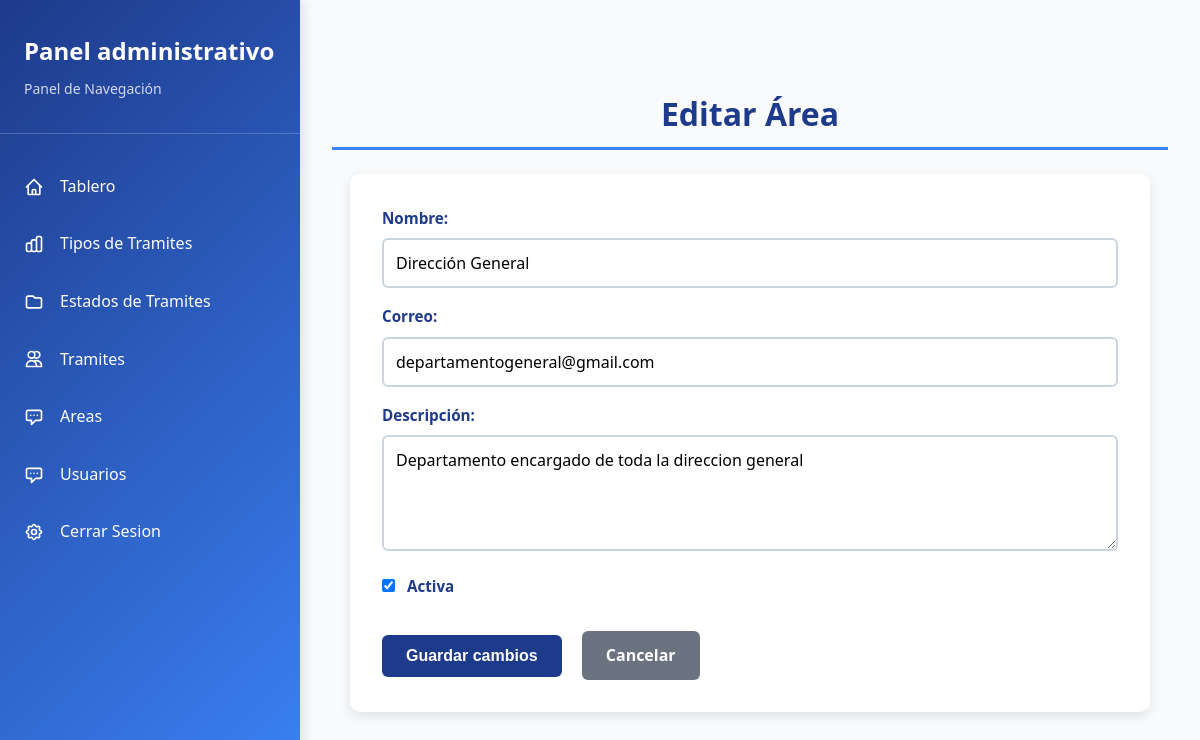
Page /views/admin/area/editar_area.php?id_area=4 on the committed database.
### tables this page shows
CREATE TABLE tbl_area (
    id_area INT AUTO_INCREMENT PRIMARY KEY,
    nombre VARCHAR(100) NOT NULL UNIQUE,
    correo VARCHAR(50),
    descripcion VARCHAR (200),
    fecha_creacion DATETIME DEFAULT CURRENT_TIMESTAMP,
    activo BOOLEAN DEFAULT TRUE
);

### views/admin/area/editar_area.php (the view, shortened to what this page needs)
<?php
require '../../../config/database/config/config_db.php';
$id_area = (int) $_GET['id_area'];
$stmt = $mysqli->prepare("SELECT * FROM tbl_area WHERE id_area = ?");
$stmt->bind_param('i', $id_area);
$stmt->execute();
$result = $stmt->get_result();
$area = $result->fetch_assoc();
?>
<!DOCTYPE html>
<html lang="es">
<head>
    <link rel="stylesheet" href="/style/areas.css">
</head>
<body>
    <?php include '../../sidebaradministrador.php'; ?>
    <div class="contenido-principal">
        <h1>Editar Área</h1>
        <form method="POST" class="formulario">
            <label for="nombre">Nombre:</label>
            <input type="text" name="nombre" id="nombre" value="<?= htmlspecialchars($area['nombre']) ?>" required>
            <label for="correo">Correo:</label>
            <input type="email" name="correo" id="correo" value="<?= htmlspecialchars($area['correo']) ?>">
            <label for="descripcion">Descripción:</label>
            <textarea name="descripcion" id="descripcion" rows="4"><?= htmlspecialchars($area['descripcion']) ?></textarea>
            <label><input type="checkbox" name="activo" <?= $area['activo'] ? 'checked' : '' ?>> Activa</label>
            <button type="submit" class="btn-guardar">Guardar cambios</button>
            <a href="areas.php" class="btn-cancelar">Cancelar</a>
        </form>
    </div>
</body>
</html>

### style/areas.css (style rules this page uses)
:root { --color-primario: #1e3a8a; --color-secundario: #3b82f6; --color-texto: #fffefe; --color-fondo: #f8fafc; --color-borde: #cbd5e1; --color-hover: #e2e8f0; --color-error: #dc2626; --color-exito: #10b981; --font-primary: 'Segoe UI', Tahoma, Geneva, Verdana, sans-serif; }
* { margin: 0; padding: 0; box-sizing: border-box; }
body { font-family: var(--font-primary); background-color: var(--color-fondo); color: var(--color-texto); line-height: 1.6; min-height: 100vh; }
.contenido-principal { margin-left: 25%; width: 75%; min-height: 100vh; padding: 2rem; display: flex; flex-direction: column; justify-content: center; align-items: center; background-color: var(--color-fondo); transition: all 0.3s ease; }
.contenido-principal > * { width: 100%; max-width: 1400px; }
.contenido-principal h1 { color: var(--color-primario); font-size: 2rem; margin-bottom: 1.5rem; padding-bottom: 0.5rem; border-bottom: 3px solid var(--color-secundario); text-align: center; }
.formulario { background: white; padding: 2rem; border-radius: 10px; box-shadow: 0 4px 12px rgba(0, 0, 0, 0.1); max-width: 800px; width: 100%; margin: 0 auto; }
.formulario label { display: block; margin-bottom: 0.5rem; margin-top: 1rem; color: var(--color-primario); font-weight: 600; font-size: 0.95rem; }
.formulario label:first-of-type { margin-top: 0; }
.formulario input[type="text"], .formulario input[type="email"], .formulario textarea { width: 100%; padding: 0.75rem; border: 2px solid var(--color-borde); border-radius: 6px; font-size: 1rem; font-family: var(--font-primary); transition: border-color 0.2s, box-shadow 0.2s; background-color: #ffffff; color: #000000; }
.formulario textarea { resize: vertical; min-height: 100px; }
.formulario label input[type="checkbox"] { width: auto; margin-right: 0.5rem; cursor: pointer; }
.formulario button, .formulario .btn-cancelar { margin-top: 1.5rem; padding: 0.75rem 1.5rem; border: none; border-radius: 6px; cursor: pointer; font-size: 1rem; font-weight: 600; transition: background-color 0.2s; text-decoration: none; display: inline-block; margin-right: 1rem; }
.btn-agregar, .btn-guardar { background-color: var(--color-primario); color: var(--color-texto); }
.btn-cancelar { background-color: #6b7280; color: white; }

### style/sidebar.css (style rules this page uses)
* { margin: 0; padding: 0; box-sizing: border-box; }
body { font-family: 'Segoe UI', Tahoma, Geneva, Verdana, sans-serif; display: flex; min-height: 100vh; background: #f5f7fa; }

### style/variables.css (style rules this page uses)
:root { --color-primario: #1e3a8a; --color-secundario: #3b82f6; --color-texto: #fffefe; --color-Exito: #4caf50; --color-Aviso: #f4a261; --color-error: #e63946; --radio: 14px; --ancho-max: 1100px; --esp: 16px; }

### rows in the picture
tbl_area: nombre "Dirección General", correo "departamentogeneral@gmail.com", descripcion "Departamento encargado de toda la direccion general", activo "☑"
